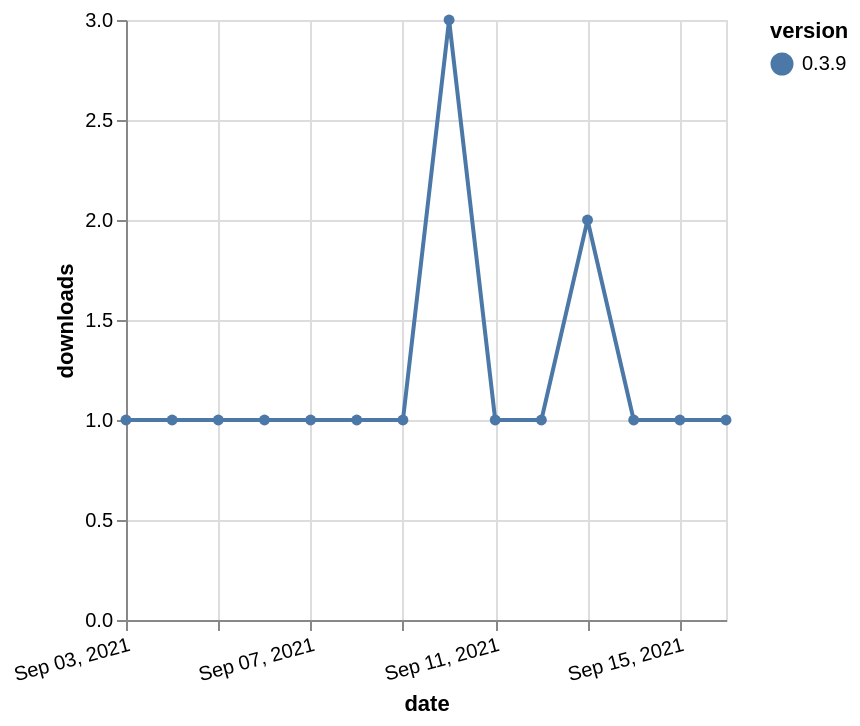

Write the Vega-Lite specification saved for this chart.
### Vega-Lite specification from a JSON file in a GitHub repository (floating-point values rounded to 4 significant figures)
{"$schema": "https://vega.github.io/schema/vega-lite/v5.json", "description": "A simple bar chart with embedded data.", "data": {"values": [{"date": "2021-09-03", "total": 116, "delta": 1, "version": "0.3.9"}, {"date": "2021-09-04", "total": 117, "delta": 1, "version": "0.3.9"}, {"date": "2021-09-05", "total": 118, "delta": 1, "version": "0.3.9"}, {"date": "2021-09-06", "total": 119, "delta": 1, "version": "0.3.9"}, {"date": "2021-09-07", "total": 120, "delta": 1, "version": "0.3.9"}, {"date": "2021-09-08", "total": 121, "delta": 1, "version": "0.3.9"}, {"date": "2021-09-09", "total": 122, "delta": 1, "version": "0.3.9"}, {"date": "2021-09-10", "total": 125, "delta": 3, "version": "0.3.9"}, {"date": "2021-09-11", "total": 126, "delta": 1, "version": "0.3.9"}, {"date": "2021-09-12", "total": 127, "delta": 1, "version": "0.3.9"}, {"date": "2021-09-13", "total": 129, "delta": 2, "version": "0.3.9"}, {"date": "2021-09-14", "total": 130, "delta": 1, "version": "0.3.9"}, {"date": "2021-09-15", "total": 131, "delta": 1, "version": "0.3.9"}, {"date": "2021-09-16", "total": 132, "delta": 1, "version": "0.3.9"}]}, "width": "container", "mark": {"type": "line", "point": {"filled": true}}, "encoding": {"x": {"field": "date", "type": "temporal", "timeUnit": "yearmonthdate", "title": "date", "axis": {"labelAngle": -15}}, "y": {"field": "delta", "type": "quantitative", "title": "downloads"}, "color": {"field": "version", "type": "nominal"}, "tooltip": {"field": "delta"}}}
